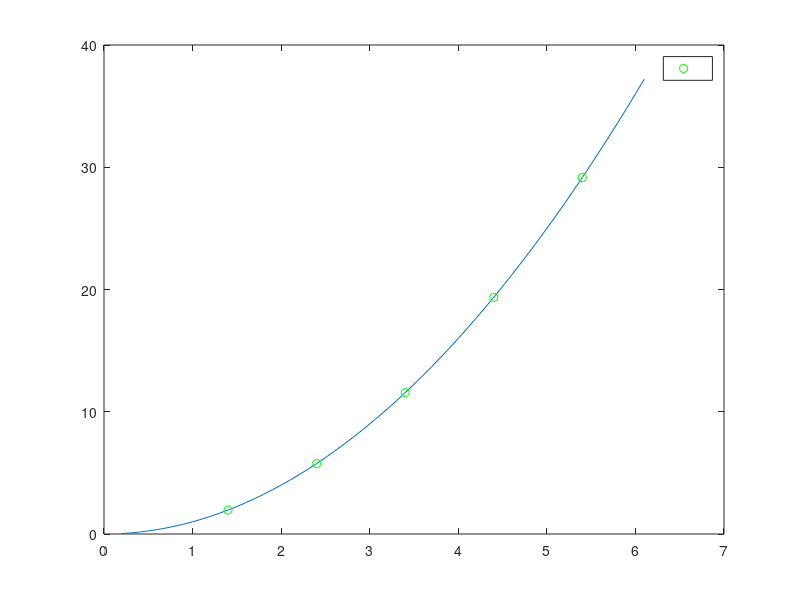

Here is the MATLAB script that generated this plot:
## Copyright (C) 1998-2003 Joao Cardoso.
## 
## This program is free software; you can redistribute it and/or modify it
## under the terms of the GNU General Public License as published by the
## Free Software Foundation; either version 2 of the License, or (at your
## option) any later version.
## 
## This program is distributed in the hope that it will be useful, but
## WITHOUT ANY WARRANTY; without even the implied warranty of
## MERCHANTABILITY or FITNESS FOR A PARTICULAR PURPOSE.  See the GNU
## General Public License for more details.
##
## This file is part of plplot_octave.


function p1
    
  if (exist("automatic_replot"))
    t = automatic_replot;
    automatic_replot = 0;
  endif

  xscale = 6.;
  yscale = 1.;
  xoff = 0.;
  yoff = 0.;

  m=60;
  x = xoff + xscale * ((1:m) + 1) / m;
  y = yoff + yscale * (x.^2);

  n=5;
  xs = x((1:n) * 10 + 3);
  ys = y((1:n) * 10 + 3);

  ## Plot the data points */

  xlabel("(x)");
  ylabel("(y)");
  title("#frPLplot Example 1 - y=x#u2");

  plot(x, y, xs, ys, 'og; ;');

  if (exist("automatic_replot"))
    automatic_replot = t;
  endif
  
endfunction

